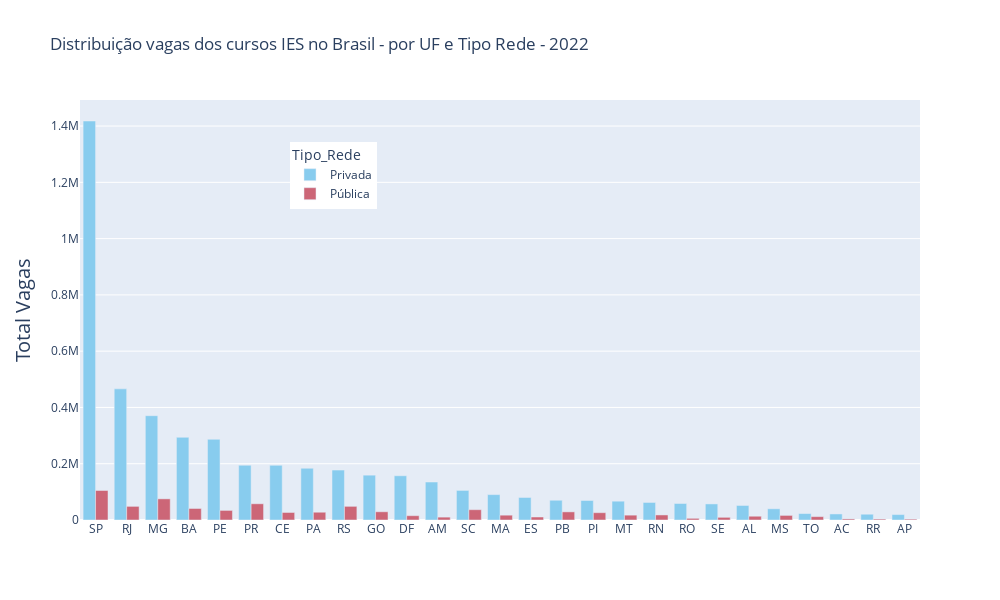

Notebook code cell kept with this figure:
### Code cell
fig = px.bar(distr_vag_uf_rede.sort_values(by='Total_Vagas', ascending=False),
             x='SG_UF', 
             y='Total_Vagas', 
             color='Tipo_Rede',
             color_discrete_sequence=px.colors.qualitative.Safe,
             barmode = 'group', width=1000, height=600,
             title='Distribuição vagas dos cursos IES no Brasil - por UF e Tipo Rede - 2022',
             hover_data = {'Total_Vagas',
                           'Total_Vagas_p'}
            )

fig.update_layout(yaxis=dict(title='Total Vagas', titlefont_size=20, tickfont_size=12),
                  xaxis=dict(title=''),      # remover titulo no eixo x
                  legend=dict(x=0.25,y=0.9)) # deslocar legenda para dentro do plot

fig.show()

### Figure 1 — Plotly figure (JSON) as saved in the notebook; plotly's stock layout.template omitted (floating-point values rounded to 4 significant figures)
{"data": [{"alignmentgroup": "True", "customdata": [[93.11], [90.58], [83.14], [87.77], [89.38], [77.15], [87.9], [86.94], [78.52], [84.49], [91.15], [92.98], [74.18], [84.04], [88.29], [70.85], [72.78], [79.52], [77.64], [90.81], [85.72], [79.41], [70.92], [65.7], [84.93], [86.13], [86.2]], "hovertemplate": "Tipo_Rede=Privada<br>SG_UF=%{x}<br>Total_Vagas=%{y}<br>Total_Vagas_p=%{customdata[0]}<extra></extra>", "legendgroup": "Privada", "marker": {"color": "rgb(136, 204, 238)", "pattern": {"shape": ""}}, "name": "Privada", "offsetgroup": "Privada", "orientation": "v", "showlegend": true, "textposition": "auto", "type": "bar", "x": ["SP", "RJ", "MG", "BA", "PE", "PR", "CE", "PA", "RS", "GO", "DF", "AM", "SC", "MA", "ES", "PB", "PI", "MT", "RN", "RO", "SE", "AL", "MS", "TO", "AC", "RR", "AP"], "xaxis": "x", "y": [1418031, 466077, 370718, 293886, 286847, 194549, 194431, 183874, 177542, 159313, 157248, 135003, 105151, 90253, 80033, 70200, 69353, 66890, 62333, 58677, 57159, 51615, 39839, 22901, 21542, 20497, 19314], "yaxis": "y"}, {"alignmentgroup": "True", "customdata": [[6.89], [16.86], [22.85], [21.48], [9.42], [12.23], [25.82], [10.62], [15.51], [29.15], [13.06], [12.1], [27.22], [22.36], [20.48], [15.96], [29.08], [8.85], [20.59], [34.3], [11.71], [7.02], [14.28], [9.19], [15.07], [13.87], [13.8]], "hovertemplate": "Tipo_Rede=Pública<br>SG_UF=%{x}<br>Total_Vagas=%{y}<br>Total_Vagas_p=%{customdata[0]}<extra></extra>", "legendgroup": "Pública", "marker": {"color": "rgb(204, 102, 119)", "pattern": {"shape": ""}}, "name": "Pública", "offsetgroup": "Pública", "orientation": "v", "showlegend": true, "textposition": "auto", "type": "bar", "x": ["SP", "MG", "PR", "RS", "RJ", "BA", "SC", "PE", "GO", "PB", "PA", "CE", "PI", "RN", "MT", "MA", "MS", "DF", "AL", "TO", "ES", "AM", "SE", "RO", "AC", "RR", "AP"], "xaxis": "x", "y": [104861, 75202, 57628, 48558, 48470, 40933, 36600, 34067, 29241, 28876, 27624, 26774, 25935, 17948, 17223, 17144, 16337, 15273, 13382, 11956, 10613, 10190, 9519, 5940, 3821, 3300, 3091], "yaxis": "y"}], "layout": {"barmode": "group", "height": 600, "legend": {"title": {"text": "Tipo_Rede"}, "tracegroupgap": 0, "x": 0.25, "y": 0.9}, "title": {"text": "Distribuição vagas dos cursos IES no Brasil - por UF e Tipo Rede - 2022"}, "width": 1000, "xaxis": {"anchor": "y", "autorange": true, "domain": [0, 1], "range": [-0.5, 26.5], "title": {"text": ""}, "type": "category"}, "yaxis": {"anchor": "x", "autorange": true, "domain": [0, 1], "range": [0, 1493000.0], "tickfont": {"size": 12}, "title": {"font": {"size": 20}, "text": "Total Vagas"}, "type": "linear"}}}
